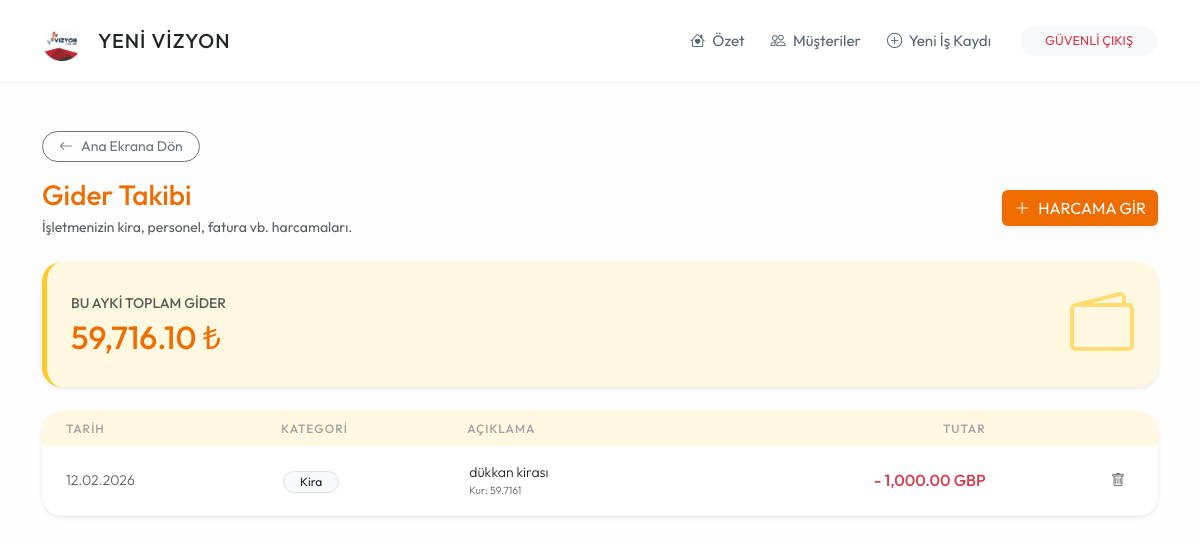
Before: /giderler (signed in) with the older database file.
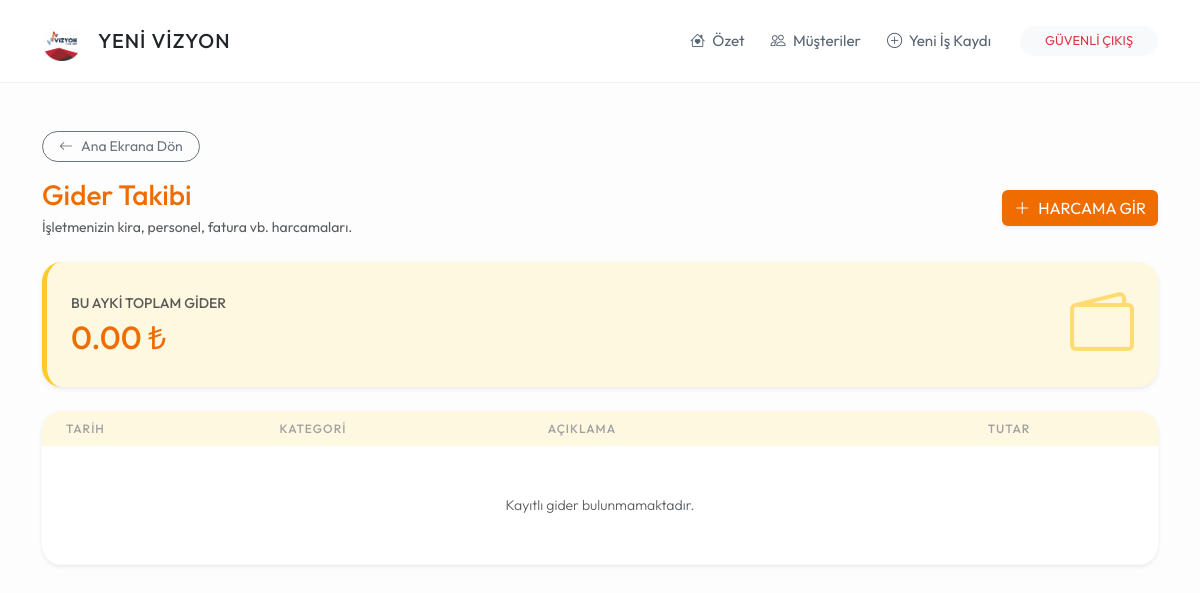
After: the same page with the newer database file.
### models.py (models this page shows)
class Gider(db.Model):
    id = db.Column(db.Integer, primary_key=True)
    kategori = db.Column(db.String(50))
    aciklama = db.Column(db.String(200))
    tutar = db.Column(db.Float, nullable=False)
    birim = db.Column(db.String(5), default='TL')
    kur_degeri = db.Column(db.Float, default=1.0)
    tarih = db.Column(db.DateTime, default=datetime.now)

### routes/gider_isleri.py (the view)
@gider_bp.route('/giderler')
def giderler():
    if 'logged_in' not in session: return redirect(url_for('genel.index'))
    gider_listesi = Gider.query.order_by(Gider.tarih.desc()).all()
    from datetime import datetime
    bu_ay = datetime.now()
    bu_ay_toplam = sum(g.tutar * g.kur_degeri for g in gider_listesi if g.tarih.month == bu_ay.month and g.tarih.year == bu_ay.year)
    return render_template('giderler.html', giderler=gider_listesi, bu_ay_toplam=bu_ay_toplam, kurlar=GUNCEL_KURLAR)

### templates/giderler.html (shortened to what this page needs)
{% extends "base.html" %}
{% block content %}
<div class="mb-3">
    <a href="/" class="btn btn-outline-secondary btn-sm rounded-pill px-3"><i class="bi bi-arrow-left me-2"></i>Ana Ekrana Dön</a>
</div>
<div class="row mb-4 align-items-center">
    <div class="col-md-7">
        <h3 class="mb-1 text-warning" style="color: #ef6c00 !important;">Gider Takibi</h3>
        <p class="text-muted small mb-0">İşletmenizin kira, personel, fatura vb. harcamaları.</p>
    </div>
    <div class="col-md-5 text-md-end mt-3 mt-md-0">
        <button class="btn btn-warning text-white shadow-sm" data-bs-toggle="modal" data-bs-target="#giderEkleModal" style="background-color: #ef6c00; border: none;">
            <i class="bi bi-plus-lg me-2"></i>HARCAMA GİR
        </button>
    </div>
</div>
<div class="row mb-4">
    <div class="col-12">
        <div class="card card-custom p-4 border-0 shadow-sm" style="background: #fff8e1; border-left: 5px solid #ffca28 !important;">
            <div class="d-flex justify-content-between align-items-center">
                <div>
                    <div class="text-uppercase small fw-bold text-muted mb-1">BU AYKİ TOPLAM GİDER</div>
                    <div class="h2 mb-0" style="color: #ef6c00;">{{ "{:,.2f}".format(bu_ay_toplam) }} ₺</div>
                </div>
                <div class="text-warning opacity-50">
                    <i class="bi bi-wallet2 display-3"></i>
                </div>
            </div>
        </div>
    </div>
</div>
<div class="card card-custom p-0 overflow-hidden shadow-sm border-0">
    <div class="table-responsive">
        <table class="table table-hover align-middle mb-0">
            <thead style="background-color: #fff8e1;">
                <tr>
                    <th class="ps-4">Tarih</th>
                    <th>Kategori</th>
                    <th>Açıklama</th>
                    <th class="text-end pe-4">Tutar</th>
                    <th class="text-end pe-4"></th>
                </tr>
            </thead>
            <tbody>
                {% for g in giderler %}
                <tr>
                    <td class="ps-4 text-muted small">
                        {{ g.tarih.strftime('%d.%m.%Y') }}
                    </td>
                    <td>
                        <span class="badge rounded-pill bg-light text-dark border fw-normal px-3">
                            {{ g.kategori }}
                        </span>
                    </td>
                    <td>
                        <div class="text-dark small">{{ g.aciklama }}</div>
                        {% if g.birim != 'TL' %}
                        <div class="text-muted" style="font-size: 0.65rem;">Kur: {{ g.kur_degeri }}</div>
                        {% endif %}
                    </td>
                    <td class="text-end pe-4 text-danger fw-bold">
                        - {{ "{:,.2f}".format(g.tutar) }} {{ g.birim }}
                    </td>
                    <td class="text-end pe-4">
                        <a href="/gider_sil/{{ g.id }}" onclick="return confirm('Bu harcamayı silmek istediğinize emin misiniz?');" class="btn btn-sm text-muted">
                            <i class="bi bi-trash"></i>
                        </a>
                    </td>
                </tr>
                {% endfor %}
                {% if not giderler %}
                <tr>
                    <td colspan="5" class="text-center py-5 text-muted small">Kayıtlı gider bulunmamaktadır.</td>
                </tr>
                {% endif %}
            </tbody>
        </table>
    </div>
</div>
{% endblock %}

Changed rows visible on the page:
removed Gider: tarih "12.02.2026", kategori "Kira", aciklama "dükkan kirası", kur_degeri "59.7161", tutar "1,000.00", birim "GBP"
Other visible differences:
{{ "{:,.2f}".format(bu_ay_toplam) }}: "59,716.10" → "0.00"
text now shown: "Kayıtlı gider bulunmamaktadır."
